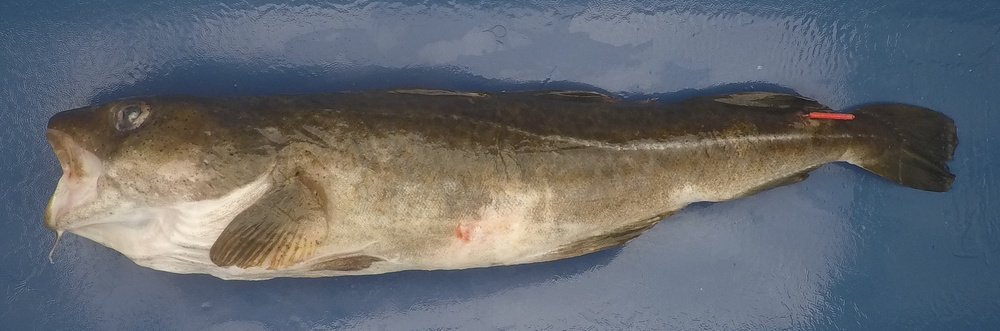
#> input picture 326GlareCrop.jpg, 1000 x 331 px, shrunk from 2264 x 750 before the run, found by its file name
$ python main.py
#> lines starting #> are read from the running program, lines starting #| are printed output that depends on the picture
from __future__ import print_function
import numpy as np
import cv2
import matplotlib.pyplot as plt
img = cv2.imread(cv2.samples.findFile("326GlareCrop.JPG"), 3)
#> img is the input picture: shape (331, 1000, 3); mean B, G, R 111.4, 106.2, 102.5


#img = cv2.blur(img,(21,21))
width, height, channel = img.shape
#> width = 331; height = 1000; channel = 3

#B, G, R = img[:, :, 0]/255, img[:, :, 1]/255, img[:, :, 2]/255

#hsv_img = np.zeros((width, height, channel), dtype=np.uint8)
hsv_img = np.zeros((width, height, channel), dtype=np.uint8)

s_img = np.zeros((width, height), dtype=np.uint8)
v_img = np.zeros((width, height), dtype=np.uint8)
for i in range(width):
    for j in range(height):

    # Defining Hue
        h, s, v = 0.0, 0.0, 0.0
        r, g, b = img.item(i, j, 2)/255, img.item(i, j, 1)/255, img.item(i, j, 0)/255

        max_rgb, min_rgb = max(r, g, b), min(r, g, b)
        dif_rgb = max_rgb-min_rgb

        if r == g == b:
            h = 0
        elif max_rgb == r:
            h = ((60.0*(g-b))/dif_rgb)
        elif max_rgb == g:
            h = (((60.0*(b-r))/dif_rgb)+120.0)
        elif max_rgb == b:
            h = (((60.0*(r-g))/dif_rgb)+240.0)
        if h < 0:
            h = h+360
        # [6 lines of commented-out code are left out]
        if max_rgb == 0:
            s = 0
        else:
            s = ((max_rgb-min_rgb)/max_rgb)
    # Defining Value

        v = max_rgb
        #print(h, s, v)
        hsv_img[i][j][0], hsv_img[i][j][1], hsv_img[i][j][2] = h/2, 255, 255
        v_img[i][j] = v*255
        s_img[i][j] = s*255
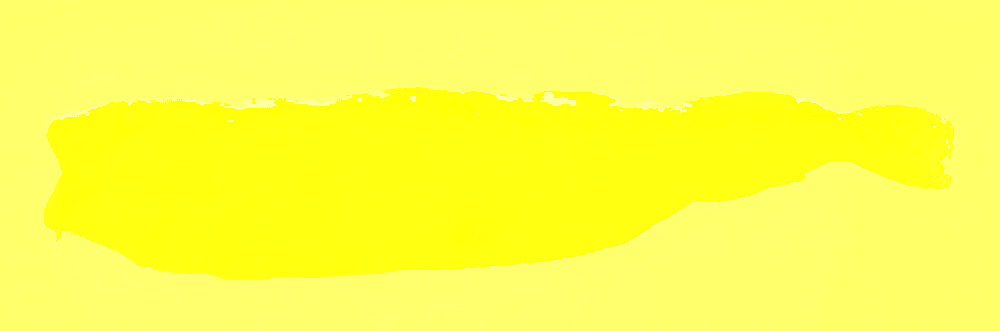
#> hsv_img: shape (331, 1000, 3); mean B, G, R 74, 255, 255
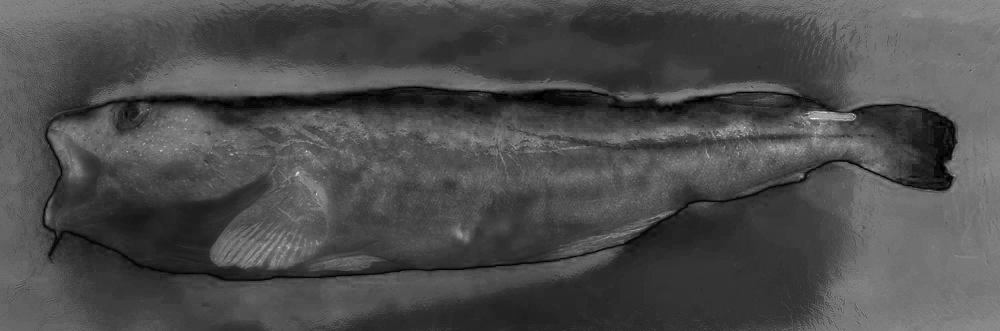
#> s_img: shape (331, 1000); min 0, max 251, mean 76.4
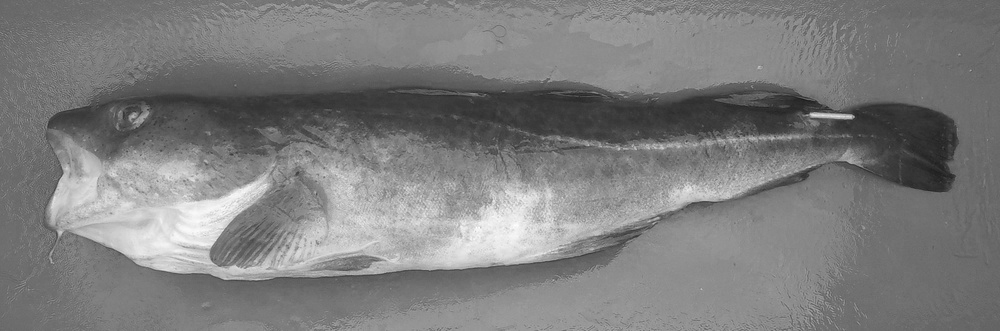
#> v_img: shape (331, 1000); min 25, max 255, mean 125.3
hsv_img = cv2.cvtColor(hsv_img, cv2.COLOR_HSV2BGR)
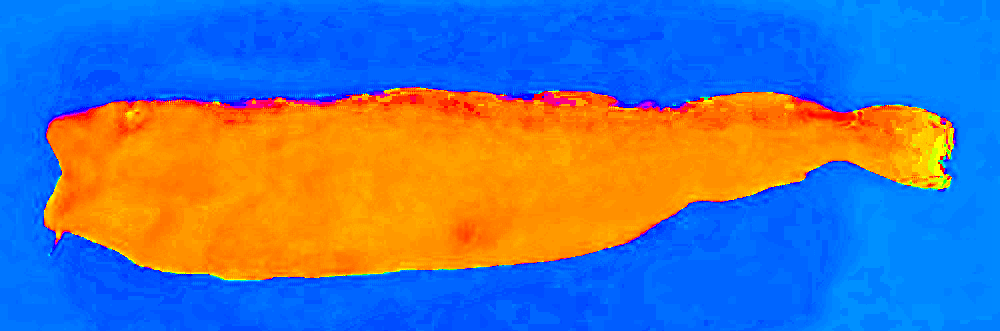
#> hsv_img: shape (331, 1000, 3); mean B, G, R 159.5, 118.4, 96.1
# [4 lines of commented-out code are left out]
fig, (ax1, ax2, ax3) = plt.subplots(1, 3)
ax1.imshow(hsv_img)
ax2.imshow(v_img, cmap="gray")
ax3.imshow(s_img, cmap="gray")
#plt.imshow(hsv_img)
#cv2.imshow(img)
#plt.imshow(s_img, cmap="gray")
plt.show()
#> figure, not shown here; B, G, R data is drawn as R, G, B

$ run again, with 1023GlareCrop.jpg copied over 326GlareCrop.jpg
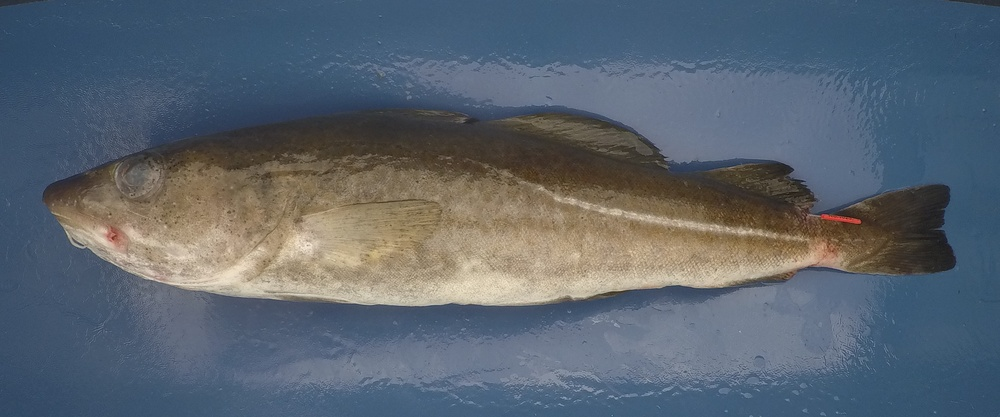
#> input picture 1023GlareCrop.jpg, 1000 x 417 px, shrunk from 2400 x 1000 before the run, found by its file name
#> img is the input picture: shape (417, 1000, 3); mean B, G, R 111.2, 100.5, 90.6
#> after the loop `for i in range(width):`:
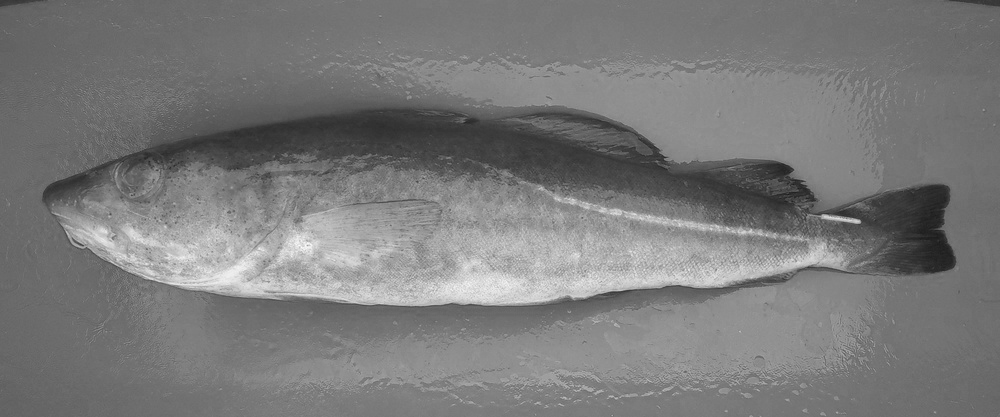
#> v_img: shape (417, 1000); min 26, max 254, mean 121.9
#> `hsv_img = cv2.cvtColor(hsv_img, cv2.COLOR_HSV2BGR)`:
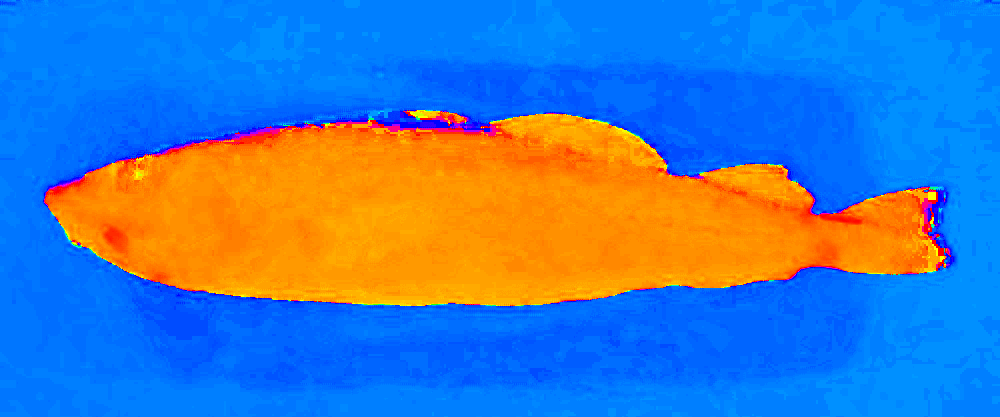
#> hsv_img: shape (417, 1000, 3); mean B, G, R 180.8, 123.5, 74.8

$ run again, with 334GlareCrop.jpg copied over 326GlareCrop.jpg
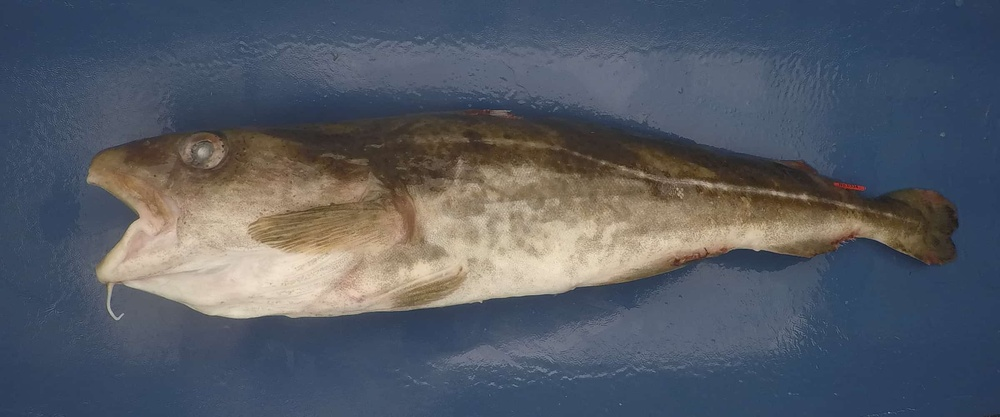
#> input picture 334GlareCrop.jpg, 1000 x 417 px, shrunk from 2400 x 1000 before the run, found by its file name
#> img is the input picture: shape (417, 1000, 3); mean B, G, R 101.4, 91.4, 85.8
#> after the loop `for i in range(width):`:
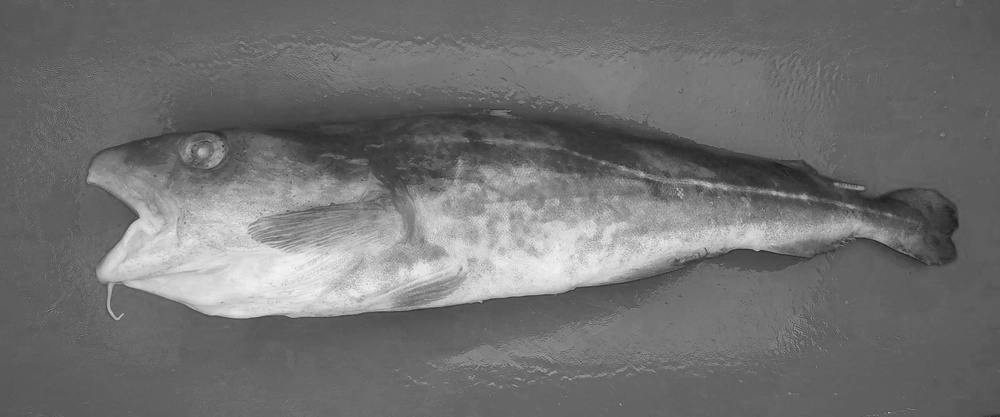
#> v_img: shape (417, 1000); min 28, max 246, mean 112.9
#> `hsv_img = cv2.cvtColor(hsv_img, cv2.COLOR_HSV2BGR)`:
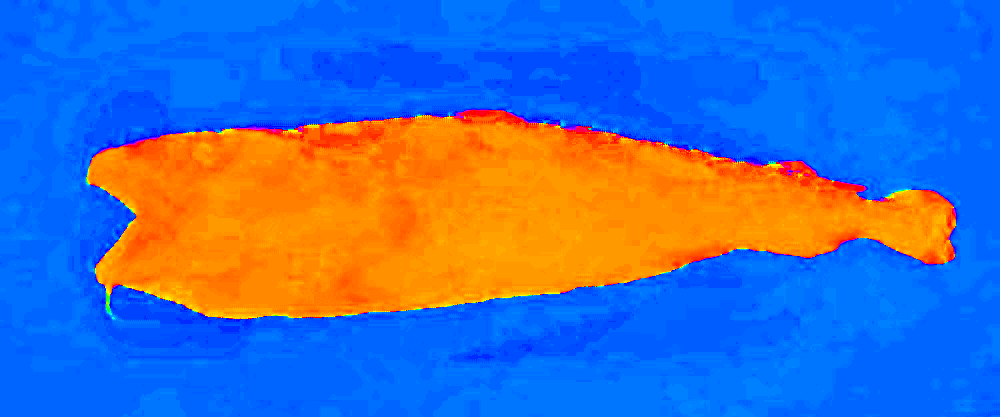
#> hsv_img: shape (417, 1000, 3); mean B, G, R 181, 111.1, 74.4

$ run again, with 1023Crop.jpg copied over 326GlareCrop.jpg
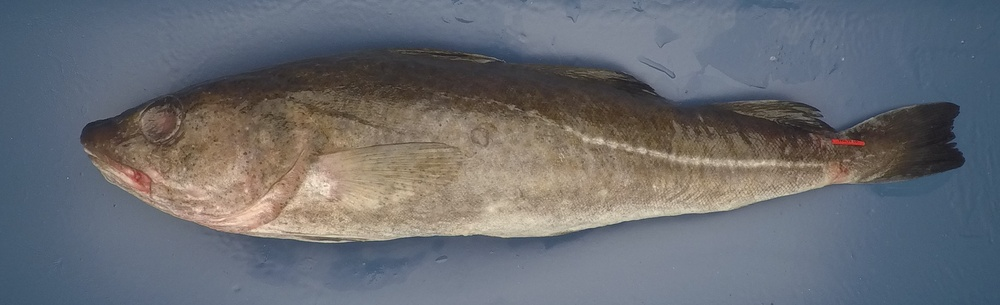
#> input picture 1023Crop.jpg, 1000 x 305 px, shrunk from 2328 x 710 before the run, found by its file name
#> img is the input picture: shape (305, 1000, 3); mean B, G, R 113.9, 108.2, 105.4
#> after the loop `for i in range(width):`:
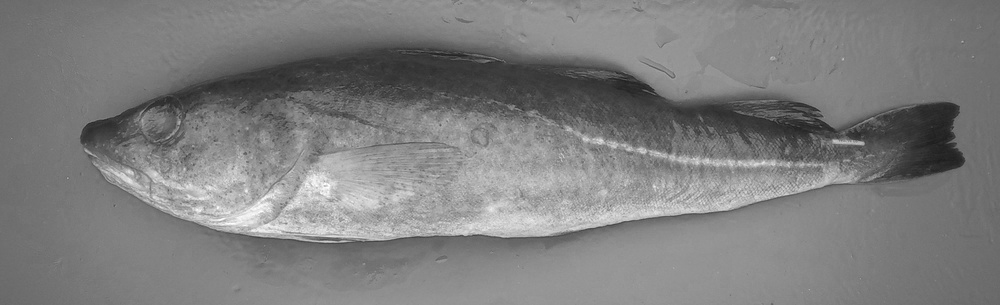
#> v_img: shape (305, 1000); min 28, max 255, mean 125.8
#> `hsv_img = cv2.cvtColor(hsv_img, cv2.COLOR_HSV2BGR)`:
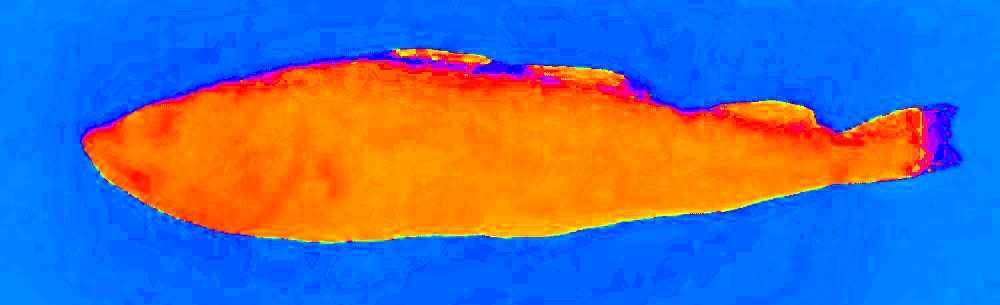
#> hsv_img: shape (305, 1000, 3); mean B, G, R 165.4, 110.8, 91.8
